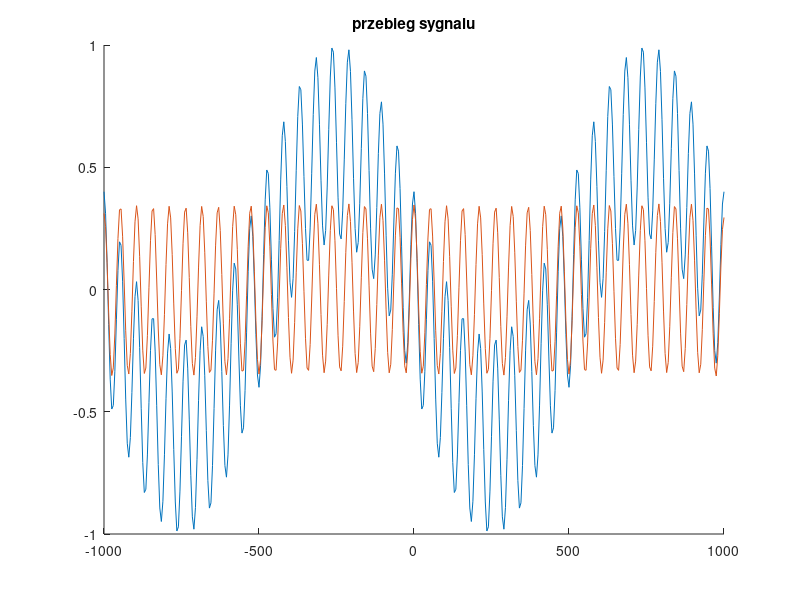
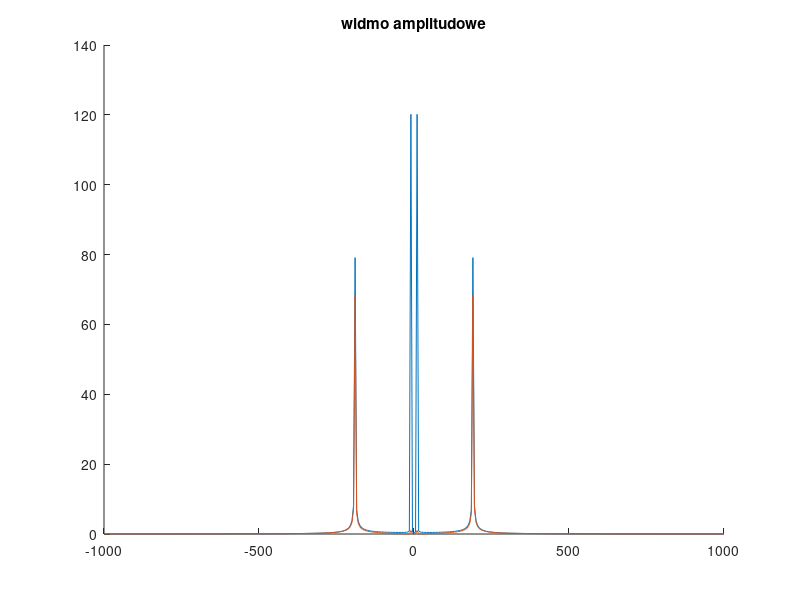

MATLAB code for these plots, in order:
function zad_2
clearvars

L = 6.2e-2;
C = 3.4e-5;
R = 70;

fs = 2000;
dt = 1/fs;
t = 0:dt:0.2;
N = length(t);

x = (-0.6*sin(20*pi*t)+0.4*cos(380*pi*t)).*(t>=0 & t<=0.2);
H = @(f) L*(2*pi.*f).^2./(sqrt((-L*(2*pi.*f).^2+1/C).^2+(R*(2*pi.*f)).^2));

X = fftshift(fft(x));
f = linspace(-fs/2, fs/2, N);
Xf = H(f).*X;

xf = ifft(ifftshift(Xf));

figure(1)
title("przebieg sygnalu");
hold on
plot(f, x);
plot(f, xf);

figure(2)
title("widmo amplitudowe")
hold on
plot(f, abs(X));
plot(f, abs(Xf));